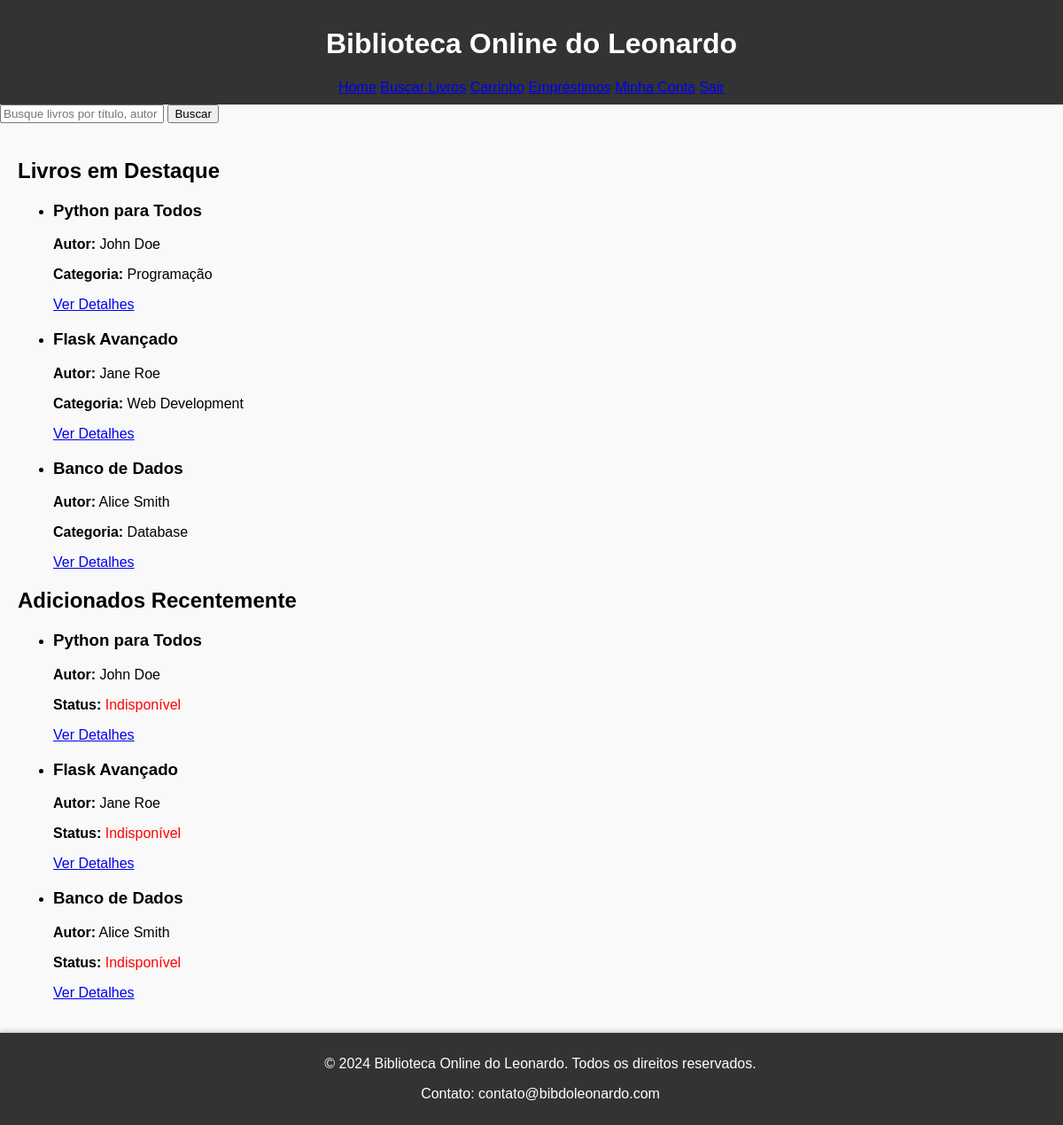
Screenshot of /index (signed in) with the database file from the repository.
### models.py (models this page shows)
class Livro(db.Model):
    __tablename__ = 'livros'
    id = db.Column(db.Integer, primary_key=True)
    titulo = db.Column(db.String(200), nullable=False)
    autor = db.Column(db.String(100), nullable=False)
    descricao = db.Column(db.Text, nullable=True)
    categoria = db.Column(db.String(100), nullable=False)
    disponibilidade = db.Column(db.Boolean, default=True)  # True significa disponível

### routes.py (the view)
    @app.route("/index")
    @login_required
    def index():
        livros = Livro.query.all()
        return render_template("index.html", livros=livros)

### routes.py (called while the page is built)
def login_required(f):
    @wraps(f)
    def decorated_function(*args, **kwargs):
        if "usuario_id" not in session:
            flash("Faça login para acessar esta página.", "warning")
            return redirect(url_for("login"))
        return f(*args, **kwargs)
    return decorated_function

### templates/index.html (shortened to what this page needs)
<!DOCTYPE html>
<html lang="en">
<head>
    <link rel="stylesheet" href="{{ url_for('static', filename='style.css') }}">
</head>
<body>
    <header>
        <div class="logo">
            <h1>Biblioteca Online do Leonardo</h1>
        </div>
        <nav class="menu">
            <a href="{{ url_for('index') }}">Home</a>
            <a href="{{ url_for('buscar') }}">Buscar Livros</a>
            <a href="{{ url_for('carrinho') }}">Carrinho</a>
            <a href="{{ url_for('index') }}">Empréstimos</a>
            <a href="{{ url_for('minha_conta') }}">Minha Conta</a>
            <a href="{{ url_for('logout') }}">Sair</a>
        </nav>
    </header>
    <div class="search-bar">
        <form action="{{ url_for('buscar') }}" method="get">
            <input type="text" name="q" placeholder="Busque livros por título, autor ou ISBN">
            <button type="submit">Buscar</button>
        </form>
    </div>
    <main>
        <section class="destaques">
            <h2>Livros em Destaque</h2>
            <ul>
                {% for livro in livros[:3] %}
                <li>
                    <h3>{{ livro.titulo }}</h3>
                    <p><strong>Autor:</strong> {{ livro.autor }}</p>
                    <p><strong>Categoria:</strong> {{ livro.categoria }}</p>
                    <a href="{{ url_for('detalhes', livro_id=livro.id) }}">Ver Detalhes</a>
                </li>
                {% endfor %}
            </ul>
        </section>
        <section class="recentes">
            <h2>Adicionados Recentemente</h2>
            <ul>
                {% for livro in livros %}
                <li>
                    <h3>{{ livro.titulo }}</h3>
                    <p><strong>Autor:</strong> {{ livro.autor }}</p>
                    <p><strong>Status:</strong>
                        {% if livro.disponibilidade %}
                            <span style="color: green;">Disponível</span>
                        {% else %}
                            <span style="color: red;">Indisponível</span>
                        {% endif %}
                    </p>
                    <a href="{{ url_for('detalhes', livro_id=livro.id) }}">Ver Detalhes</a>
                </li>
                {% endfor %}
            </ul>
        </section>
    </main>
    <footer>
        <p>&copy; 2024 Biblioteca Online do Leonardo. Todos os direitos reservados.</p>
        <p>Contato: contato@bibdoleonardo.com</p>
    </footer>
</body>
</html>

### static/style.css (style rules this page uses)
body { font-family: Arial, sans-serif; margin: 0; padding: 0; background-color: #f9f9f9; }
header { background-color: #333; color: #fff; padding: 10px 20px; text-align: center; }
main { padding: 20px; }
footer { text-align: center; padding: 10px; background-color: #333; color: #fff; bottom: 0; width: 100%; box-shadow: 0 -2px 5px rgba(0, 0, 0, 0.2); }

### rows the page displays
Livro: titulo "Python para Todos", autor "John Doe", categoria "Programação", disponibilidade "Indisponível"
Livro: titulo "Flask Avançado", autor "Jane Roe", categoria "Web Development", disponibilidade "Indisponível"
Livro: titulo "Banco de Dados", autor "Alice Smith", categoria "Database", disponibilidade "Indisponível"
